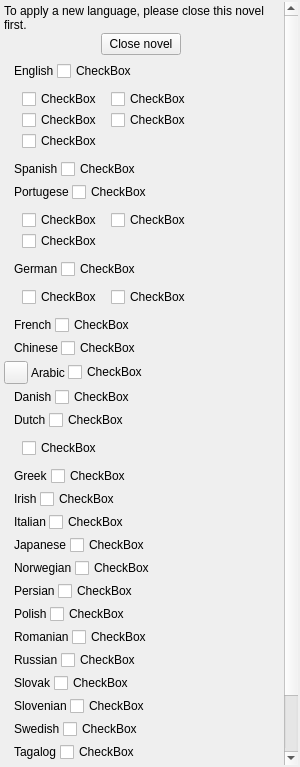
<?xml version="1.0" encoding="UTF-8"?>
<ui version="4.0">
 <class>ManuscriptContextMenuWidget</class>
 <widget class="QWidget" name="ManuscriptContextMenuWidget">
  <property name="geometry">
   <rect>
    <x>0</x>
    <y>0</y>
    <width>300</width>
    <height>767</height>
   </rect>
  </property>
  <property name="sizePolicy">
   <sizepolicy hsizetype="Preferred" vsizetype="Preferred">
    <horstretch>0</horstretch>
    <verstretch>0</verstretch>
   </sizepolicy>
  </property>
  <property name="minimumSize">
   <size>
    <width>200</width>
    <height>300</height>
   </size>
  </property>
  <property name="maximumSize">
   <size>
    <width>300</width>
    <height>16777215</height>
   </size>
  </property>
  <property name="windowTitle">
   <string>Form</string>
  </property>
  <property name="relaxed-white-bg" stdset="0">
   <bool>true</bool>
  </property>
  <layout class="QVBoxLayout" name="verticalLayout">
   <property name="spacing">
    <number>0</number>
   </property>
   <property name="leftMargin">
    <number>2</number>
   </property>
   <property name="topMargin">
    <number>2</number>
   </property>
   <property name="rightMargin">
    <number>2</number>
   </property>
   <property name="bottomMargin">
    <number>2</number>
   </property>
   <item>
    <widget class="QScrollArea" name="scrollArea">
     <property name="frameShape">
      <enum>QFrame::NoFrame</enum>
     </property>
     <property name="horizontalScrollBarPolicy">
      <enum>Qt::ScrollBarAlwaysOff</enum>
     </property>
     <property name="widgetResizable">
      <bool>true</bool>
     </property>
     <property name="transparent" stdset="0">
      <bool>true</bool>
     </property>
     <widget class="QWidget" name="scrollAreaWidgetContents">
      <property name="geometry">
       <rect>
        <x>0</x>
        <y>0</y>
        <width>282</width>
        <height>879</height>
       </rect>
      </property>
      <property name="relaxed-white-bg" stdset="0">
       <bool>true</bool>
      </property>
      <layout class="QVBoxLayout" name="verticalLayout_2">
       <property name="spacing">
        <number>3</number>
       </property>
       <property name="leftMargin">
        <number>2</number>
       </property>
       <property name="topMargin">
        <number>2</number>
       </property>
       <property name="rightMargin">
        <number>2</number>
       </property>
       <property name="bottomMargin">
        <number>2</number>
       </property>
       <item>
        <widget class="QWidget" name="wdgShutDown" native="true">
         <layout class="QVBoxLayout" name="verticalLayout_3">
          <property name="spacing">
           <number>1</number>
          </property>
          <property name="leftMargin">
           <number>0</number>
          </property>
          <property name="topMargin">
           <number>0</number>
          </property>
          <property name="rightMargin">
           <number>3</number>
          </property>
          <property name="bottomMargin">
           <number>3</number>
          </property>
          <item>
           <widget class="QLabel" name="lblShutdownHint">
            <property name="text">
             <string>To apply a new language, please close this novel first.</string>
            </property>
            <property name="wordWrap">
             <bool>true</bool>
            </property>
           </widget>
          </item>
          <item alignment="Qt::AlignHCenter">
           <widget class="QPushButton" name="btnShutDown">
            <property name="sizePolicy">
             <sizepolicy hsizetype="Maximum" vsizetype="Fixed">
              <horstretch>0</horstretch>
              <verstretch>0</verstretch>
             </sizepolicy>
            </property>
            <property name="cursor">
             <cursorShape>PointingHandCursor</cursorShape>
            </property>
            <property name="text">
             <string>Close novel</string>
            </property>
            <property name="base" stdset="0">
             <bool>true</bool>
            </property>
            <property name="highlighted" stdset="0">
             <bool>true</bool>
            </property>
           </widget>
          </item>
         </layout>
        </widget>
       </item>
       <item>
        <layout class="QHBoxLayout" name="horizontalLayout">
         <item>
          <widget class="Emoji" name="label_2">
           <property name="text">
            <string/>
           </property>
           <property name="emoji" stdset="0">
            <string>United_States</string>
           </property>
          </widget>
         </item>
         <item>
          <widget class="QLabel" name="label">
           <property name="text">
            <string>English</string>
           </property>
          </widget>
         </item>
         <item>
          <widget class="Toggle" name="cbEnglish">
           <property name="text">
            <string>CheckBox</string>
           </property>
           <attribute name="buttonGroup">
            <string notr="true">btnGroup</string>
           </attribute>
          </widget>
         </item>
         <item>
          <spacer name="horizontalSpacer">
           <property name="orientation">
            <enum>Qt::Horizontal</enum>
           </property>
           <property name="sizeHint" stdset="0">
            <size>
             <width>10</width>
             <height>20</height>
            </size>
           </property>
          </spacer>
         </item>
        </layout>
       </item>
       <item>
        <layout class="QGridLayout" name="gridLayout">
         <property name="leftMargin">
          <number>10</number>
         </property>
         <property name="topMargin">
          <number>5</number>
         </property>
         <property name="bottomMargin">
          <number>5</number>
         </property>
         <property name="spacing">
          <number>1</number>
         </property>
         <item row="0" column="5">
          <spacer name="horizontalSpacer_30">
           <property name="orientation">
            <enum>Qt::Horizontal</enum>
           </property>
           <property name="sizeHint" stdset="0">
            <size>
             <width>5</width>
             <height>20</height>
            </size>
           </property>
          </spacer>
         </item>
         <item row="1" column="1">
          <widget class="Toggle" name="cbEnglishNewZealand">
           <property name="text">
            <string>CheckBox</string>
           </property>
           <attribute name="buttonGroup">
            <string notr="true">btnGroup</string>
           </attribute>
          </widget>
         </item>
         <item row="1" column="3">
          <widget class="Toggle" name="cbEnglishAustralian">
           <property name="text">
            <string>CheckBox</string>
           </property>
           <attribute name="buttonGroup">
            <string notr="true">btnGroup</string>
           </attribute>
          </widget>
         </item>
         <item row="1" column="0">
          <widget class="Emoji" name="label_11">
           <property name="text">
            <string/>
           </property>
           <property name="emoji" stdset="0">
            <string>New_Zealand</string>
           </property>
          </widget>
         </item>
         <item row="0" column="1">
          <widget class="Toggle" name="cbEnglishBritish">
           <property name="text">
            <string>CheckBox</string>
           </property>
           <attribute name="buttonGroup">
            <string notr="true">btnGroup</string>
           </attribute>
          </widget>
         </item>
         <item row="0" column="3">
          <widget class="Toggle" name="cbEnglishCanadian">
           <property name="text">
            <string>CheckBox</string>
           </property>
           <attribute name="buttonGroup">
            <string notr="true">btnGroup</string>
           </attribute>
          </widget>
         </item>
         <item row="2" column="0">
          <widget class="Emoji" name="label_50">
           <property name="text">
            <string/>
           </property>
           <property name="emoji" stdset="0">
            <string>South_Africa</string>
           </property>
          </widget>
         </item>
         <item row="1" column="2">
          <widget class="Emoji" name="label_10">
           <property name="text">
            <string/>
           </property>
           <property name="emoji" stdset="0">
            <string>Australia</string>
           </property>
          </widget>
         </item>
         <item row="0" column="0">
          <widget class="Emoji" name="label_9">
           <property name="text">
            <string/>
           </property>
           <property name="emoji" stdset="0">
            <string>United_Kingdom</string>
           </property>
          </widget>
         </item>
         <item row="2" column="1">
          <widget class="Toggle" name="cbEnglishSouthAfrican">
           <property name="text">
            <string>CheckBox</string>
           </property>
           <attribute name="buttonGroup">
            <string notr="true">btnGroup</string>
           </attribute>
          </widget>
         </item>
         <item row="0" column="2">
          <widget class="Emoji" name="label_12">
           <property name="text">
            <string/>
           </property>
           <property name="emoji" stdset="0">
            <string>Canada</string>
           </property>
          </widget>
         </item>
        </layout>
       </item>
       <item>
        <layout class="QHBoxLayout" name="horizontalLayout_7"/>
       </item>
       <item>
        <layout class="QHBoxLayout" name="horizontalLayout_3">
         <item>
          <widget class="Emoji" name="label_5">
           <property name="text">
            <string/>
           </property>
           <property name="emoji" stdset="0">
            <string>Spain</string>
           </property>
          </widget>
         </item>
         <item>
          <widget class="QLabel" name="label_6">
           <property name="text">
            <string>Spanish</string>
           </property>
          </widget>
         </item>
         <item>
          <widget class="Toggle" name="cbSpanish">
           <property name="text">
            <string>CheckBox</string>
           </property>
           <attribute name="buttonGroup">
            <string notr="true">btnGroup</string>
           </attribute>
          </widget>
         </item>
         <item>
          <spacer name="horizontalSpacer_2">
           <property name="orientation">
            <enum>Qt::Horizontal</enum>
           </property>
           <property name="sizeHint" stdset="0">
            <size>
             <width>10</width>
             <height>20</height>
            </size>
           </property>
          </spacer>
         </item>
        </layout>
       </item>
       <item>
        <layout class="QHBoxLayout" name="horizontalLayout_8">
         <item>
          <widget class="Emoji" name="label_13">
           <property name="text">
            <string/>
           </property>
           <property name="emoji" stdset="0">
            <string>Portugal</string>
           </property>
          </widget>
         </item>
         <item>
          <widget class="QLabel" name="label_14">
           <property name="text">
            <string>Portugese</string>
           </property>
          </widget>
         </item>
         <item>
          <widget class="Toggle" name="cbPortugese">
           <property name="text">
            <string>CheckBox</string>
           </property>
           <attribute name="buttonGroup">
            <string notr="true">btnGroup</string>
           </attribute>
          </widget>
         </item>
         <item>
          <spacer name="horizontalSpacer_7">
           <property name="orientation">
            <enum>Qt::Horizontal</enum>
           </property>
           <property name="sizeHint" stdset="0">
            <size>
             <width>10</width>
             <height>20</height>
            </size>
           </property>
          </spacer>
         </item>
        </layout>
       </item>
       <item>
        <layout class="QGridLayout" name="gridLayout_2">
         <property name="leftMargin">
          <number>10</number>
         </property>
         <property name="topMargin">
          <number>5</number>
         </property>
         <property name="bottomMargin">
          <number>5</number>
         </property>
         <property name="spacing">
          <number>1</number>
         </property>
         <item row="0" column="1">
          <widget class="Toggle" name="cbPortugeseBrazil">
           <property name="text">
            <string>CheckBox</string>
           </property>
           <attribute name="buttonGroup">
            <string notr="true">btnGroup</string>
           </attribute>
          </widget>
         </item>
         <item row="1" column="0">
          <widget class="Emoji" name="label_53">
           <property name="text">
            <string/>
           </property>
           <property name="emoji" stdset="0">
            <string>Mozambique</string>
           </property>
          </widget>
         </item>
         <item row="0" column="2">
          <widget class="Emoji" name="label_51">
           <property name="text">
            <string/>
           </property>
           <property name="emoji" stdset="0">
            <string>Angola</string>
           </property>
          </widget>
         </item>
         <item row="0" column="0">
          <widget class="Emoji" name="label_52">
           <property name="text">
            <string/>
           </property>
           <property name="emoji" stdset="0">
            <string>Brazil</string>
           </property>
          </widget>
         </item>
         <item row="0" column="3">
          <widget class="Toggle" name="cbPortugeseAngola">
           <property name="text">
            <string>CheckBox</string>
           </property>
           <attribute name="buttonGroup">
            <string notr="true">btnGroup</string>
           </attribute>
          </widget>
         </item>
         <item row="1" column="1">
          <widget class="Toggle" name="cbPortugeseMozambique">
           <property name="text">
            <string>CheckBox</string>
           </property>
           <attribute name="buttonGroup">
            <string notr="true">btnGroup</string>
           </attribute>
          </widget>
         </item>
         <item row="0" column="5">
          <spacer name="horizontalSpacer_5">
           <property name="orientation">
            <enum>Qt::Horizontal</enum>
           </property>
           <property name="sizeHint" stdset="0">
            <size>
             <width>5</width>
             <height>20</height>
            </size>
           </property>
          </spacer>
         </item>
        </layout>
       </item>
       <item>
        <layout class="QHBoxLayout" name="horizontalLayout_4">
         <item>
          <widget class="Emoji" name="label_7">
           <property name="text">
            <string/>
           </property>
           <property name="emoji" stdset="0">
            <string>Germany</string>
           </property>
          </widget>
         </item>
         <item>
          <widget class="QLabel" name="label_8">
           <property name="text">
            <string>German</string>
           </property>
          </widget>
         </item>
         <item>
          <widget class="Toggle" name="cbGerman">
           <property name="text">
            <string>CheckBox</string>
           </property>
           <attribute name="buttonGroup">
            <string notr="true">btnGroup</string>
           </attribute>
          </widget>
         </item>
         <item>
          <spacer name="horizontalSpacer_3">
           <property name="orientation">
            <enum>Qt::Horizontal</enum>
           </property>
           <property name="sizeHint" stdset="0">
            <size>
             <width>10</width>
             <height>20</height>
            </size>
           </property>
          </spacer>
         </item>
        </layout>
       </item>
       <item>
        <layout class="QGridLayout" name="gridLayout_3">
         <property name="leftMargin">
          <number>10</number>
         </property>
         <property name="topMargin">
          <number>5</number>
         </property>
         <property name="bottomMargin">
          <number>5</number>
         </property>
         <property name="spacing">
          <number>1</number>
         </property>
         <item row="0" column="2">
          <widget class="Emoji" name="label_54">
           <property name="text">
            <string/>
           </property>
           <property name="emoji" stdset="0">
            <string>Switzerland</string>
           </property>
          </widget>
         </item>
         <item row="0" column="4">
          <spacer name="horizontalSpacer_27">
           <property name="orientation">
            <enum>Qt::Horizontal</enum>
           </property>
           <property name="sizeHint" stdset="0">
            <size>
             <width>5</width>
             <height>20</height>
            </size>
           </property>
          </spacer>
         </item>
         <item row="0" column="1">
          <widget class="Toggle" name="cbGermanAustrian">
           <property name="text">
            <string>CheckBox</string>
           </property>
           <attribute name="buttonGroup">
            <string notr="true">btnGroup</string>
           </attribute>
          </widget>
         </item>
         <item row="0" column="0">
          <widget class="Emoji" name="label_55">
           <property name="text">
            <string/>
           </property>
           <property name="emoji" stdset="0">
            <string>Austria</string>
           </property>
          </widget>
         </item>
         <item row="0" column="3">
          <widget class="Toggle" name="cbGermanSwiss">
           <property name="text">
            <string>CheckBox</string>
           </property>
           <attribute name="buttonGroup">
            <string notr="true">btnGroup</string>
           </attribute>
          </widget>
         </item>
        </layout>
       </item>
       <item>
        <layout class="QHBoxLayout" name="horizontalLayout_2">
         <item>
          <widget class="Emoji" name="label_3">
           <property name="text">
            <string/>
           </property>
           <property name="emoji" stdset="0">
            <string>France</string>
           </property>
          </widget>
         </item>
         <item>
          <widget class="QLabel" name="label_4">
           <property name="text">
            <string>French</string>
           </property>
          </widget>
         </item>
         <item>
          <widget class="Toggle" name="cbFrench">
           <property name="text">
            <string>CheckBox</string>
           </property>
           <attribute name="buttonGroup">
            <string notr="true">btnGroup</string>
           </attribute>
          </widget>
         </item>
         <item>
          <spacer name="horizontalSpacer_4">
           <property name="orientation">
            <enum>Qt::Horizontal</enum>
           </property>
           <property name="sizeHint" stdset="0">
            <size>
             <width>10</width>
             <height>20</height>
            </size>
           </property>
          </spacer>
         </item>
        </layout>
       </item>
       <item>
        <layout class="QHBoxLayout" name="horizontalLayout_5">
         <item>
          <widget class="Emoji" name="label_15">
           <property name="text">
            <string/>
           </property>
           <property name="emoji" stdset="0">
            <string>China</string>
           </property>
          </widget>
         </item>
         <item>
          <widget class="QLabel" name="label_16">
           <property name="text">
            <string>Chinese</string>
           </property>
          </widget>
         </item>
         <item>
          <widget class="Toggle" name="cbChinese">
           <property name="text">
            <string>CheckBox</string>
           </property>
           <attribute name="buttonGroup">
            <string notr="true">btnGroup</string>
           </attribute>
          </widget>
         </item>
         <item>
          <spacer name="horizontalSpacer_8">
           <property name="orientation">
            <enum>Qt::Horizontal</enum>
           </property>
           <property name="sizeHint" stdset="0">
            <size>
             <width>10</width>
             <height>20</height>
            </size>
           </property>
          </spacer>
         </item>
        </layout>
       </item>
       <item>
        <layout class="QHBoxLayout" name="horizontalLayout_9">
         <property name="leftMargin">
          <number>0</number>
         </property>
         <item>
          <widget class="QToolButton" name="btnArabicIcon">
           <property name="text">
            <string/>
           </property>
           <property name="transparent" stdset="0">
            <bool>true</bool>
           </property>
          </widget>
         </item>
         <item>
          <widget class="QLabel" name="label_17">
           <property name="text">
            <string>Arabic</string>
           </property>
          </widget>
         </item>
         <item>
          <widget class="Toggle" name="cbArabic">
           <property name="text">
            <string>CheckBox</string>
           </property>
           <attribute name="buttonGroup">
            <string notr="true">btnGroup</string>
           </attribute>
          </widget>
         </item>
         <item>
          <spacer name="horizontalSpacer_9">
           <property name="orientation">
            <enum>Qt::Horizontal</enum>
           </property>
           <property name="sizeHint" stdset="0">
            <size>
             <width>10</width>
             <height>20</height>
            </size>
           </property>
          </spacer>
         </item>
        </layout>
       </item>
       <item>
        <layout class="QHBoxLayout" name="horizontalLayout_10">
         <item>
          <widget class="Emoji" name="label_18">
           <property name="text">
            <string/>
           </property>
           <property name="emoji" stdset="0">
            <string>Denmark</string>
           </property>
          </widget>
         </item>
         <item>
          <widget class="QLabel" name="label_19">
           <property name="text">
            <string>Danish</string>
           </property>
          </widget>
         </item>
         <item>
          <widget class="Toggle" name="cbDanish">
           <property name="text">
            <string>CheckBox</string>
           </property>
           <attribute name="buttonGroup">
            <string notr="true">btnGroup</string>
           </attribute>
          </widget>
         </item>
         <item>
          <spacer name="horizontalSpacer_10">
           <property name="orientation">
            <enum>Qt::Horizontal</enum>
           </property>
           <property name="sizeHint" stdset="0">
            <size>
             <width>10</width>
             <height>20</height>
            </size>
           </property>
          </spacer>
         </item>
        </layout>
       </item>
       <item>
        <layout class="QHBoxLayout" name="horizontalLayout_11">
         <item>
          <widget class="Emoji" name="label_20">
           <property name="text">
            <string/>
           </property>
           <property name="emoji" stdset="0">
            <string>Netherlands</string>
           </property>
          </widget>
         </item>
         <item>
          <widget class="QLabel" name="label_21">
           <property name="text">
            <string>Dutch</string>
           </property>
          </widget>
         </item>
         <item>
          <widget class="Toggle" name="cbDutch">
           <property name="text">
            <string>CheckBox</string>
           </property>
           <attribute name="buttonGroup">
            <string notr="true">btnGroup</string>
           </attribute>
          </widget>
         </item>
         <item>
          <spacer name="horizontalSpacer_11">
           <property name="orientation">
            <enum>Qt::Horizontal</enum>
           </property>
           <property name="sizeHint" stdset="0">
            <size>
             <width>10</width>
             <height>20</height>
            </size>
           </property>
          </spacer>
         </item>
        </layout>
       </item>
       <item>
        <layout class="QGridLayout" name="gridLayout_4">
         <property name="leftMargin">
          <number>10</number>
         </property>
         <property name="topMargin">
          <number>5</number>
         </property>
         <property name="bottomMargin">
          <number>5</number>
         </property>
         <property name="spacing">
          <number>1</number>
         </property>
         <item row="0" column="0">
          <widget class="Emoji" name="label_56">
           <property name="text">
            <string/>
           </property>
           <property name="emoji" stdset="0">
            <string>Belgium</string>
           </property>
          </widget>
         </item>
         <item row="0" column="2">
          <spacer name="horizontalSpacer_29">
           <property name="orientation">
            <enum>Qt::Horizontal</enum>
           </property>
           <property name="sizeHint" stdset="0">
            <size>
             <width>10</width>
             <height>20</height>
            </size>
           </property>
          </spacer>
         </item>
         <item row="0" column="1">
          <widget class="Toggle" name="cbDutchBelgian">
           <property name="text">
            <string>CheckBox</string>
           </property>
           <attribute name="buttonGroup">
            <string notr="true">btnGroup</string>
           </attribute>
          </widget>
         </item>
        </layout>
       </item>
       <item>
        <layout class="QHBoxLayout" name="horizontalLayout_12">
         <item>
          <widget class="Emoji" name="label_22">
           <property name="text">
            <string/>
           </property>
           <property name="emoji" stdset="0">
            <string>Greece</string>
           </property>
          </widget>
         </item>
         <item>
          <widget class="QLabel" name="label_23">
           <property name="text">
            <string>Greek</string>
           </property>
          </widget>
         </item>
         <item>
          <widget class="Toggle" name="cbGreek">
           <property name="text">
            <string>CheckBox</string>
           </property>
           <attribute name="buttonGroup">
            <string notr="true">btnGroup</string>
           </attribute>
          </widget>
         </item>
         <item>
          <spacer name="horizontalSpacer_12">
           <property name="orientation">
            <enum>Qt::Horizontal</enum>
           </property>
           <property name="sizeHint" stdset="0">
            <size>
             <width>10</width>
             <height>20</height>
            </size>
           </property>
          </spacer>
         </item>
        </layout>
       </item>
       <item>
        <layout class="QHBoxLayout" name="horizontalLayout_13">
         <item>
          <widget class="Emoji" name="label_24">
           <property name="text">
            <string/>
           </property>
           <property name="emoji" stdset="0">
            <string>Ireland</string>
           </property>
          </widget>
         </item>
         <item>
          <widget class="QLabel" name="label_25">
           <property name="text">
            <string>Irish</string>
           </property>
          </widget>
         </item>
         <item>
          <widget class="Toggle" name="cbIrish">
           <property name="text">
            <string>CheckBox</string>
           </property>
           <attribute name="buttonGroup">
            <string notr="true">btnGroup</string>
           </attribute>
          </widget>
         </item>
         <item>
          <spacer name="horizontalSpacer_13">
           <property name="orientation">
            <enum>Qt::Horizontal</enum>
           </property>
           <property name="sizeHint" stdset="0">
            <size>
             <width>10</width>
             <height>20</height>
            </size>
           </property>
          </spacer>
         </item>
        </layout>
       </item>
       <item>
        <layout class="QHBoxLayout" name="horizontalLayout_14">
         <item>
          <widget class="Emoji" name="label_26">
           <property name="text">
            <string/>
           </property>
           <property name="emoji" stdset="0">
            <string>Italy</string>
           </property>
          </widget>
         </item>
         <item>
          <widget class="QLabel" name="label_27">
           <property name="text">
            <string>Italian</string>
           </property>
          </widget>
         </item>
         <item>
          <widget class="Toggle" name="cbItalian">
           <property name="text">
            <string>CheckBox</string>
           </property>
           <attribute name="buttonGroup">
            <string notr="true">btnGroup</string>
           </attribute>
          </widget>
         </item>
         <item>
          <spacer name="horizontalSpacer_14">
           <property name="orientation">
            <enum>Qt::Horizontal</enum>
           </property>
           <property name="sizeHint" stdset="0">
            <size>
             <width>10</width>
             <height>20</height>
            </size>
           </property>
          </spacer>
         </item>
        </layout>
       </item>
       <item>
        <layout class="QHBoxLayout" name="horizontalLayout_15">
         <item>
          <widget class="Emoji" name="label_28">
           <property name="text">
            <string/>
           </property>
           <property name="emoji" stdset="0">
            <string>Japan</string>
           </property>
          </widget>
         </item>
         <item>
          <widget class="QLabel" name="label_29">
           <property name="text">
            <string>Japanese</string>
           </property>
          </widget>
         </item>
         <item>
          <widget class="Toggle" name="cbJapanese">
           <property name="text">
            <string>CheckBox</string>
           </property>
           <attribute name="buttonGroup">
            <string notr="true">btnGroup</string>
           </attribute>
          </widget>
         </item>
         <item>
          <spacer name="horizontalSpacer_15">
           <property name="orientation">
            <enum>Qt::Horizontal</enum>
           </property>
           <property name="sizeHint" stdset="0">
            <size>
             <width>10</width>
             <height>20</height>
            </size>
           </property>
          </spacer>
         </item>
        </layout>
       </item>
       <item>
        <layout class="QHBoxLayout" name="horizontalLayout_16">
         <item>
          <widget class="Emoji" name="label_30">
           <property name="text">
            <string/>
           </property>
           <property name="emoji" stdset="0">
            <string>Norway</string>
           </property>
          </widget>
         </item>
         <item>
          <widget class="QLabel" name="label_31">
           <property name="text">
            <string>Norwegian</string>
           </property>
          </widget>
         </item>
         <item>
          <widget class="Toggle" name="cbNorwegian">
           <property name="text">
            <string>CheckBox</string>
           </property>
           <attribute name="buttonGroup">
            <string notr="true">btnGroup</string>
           </attribute>
          </widget>
         </item>
         <item>
          <spacer name="horizontalSpacer_16">
           <property name="orientation">
            <enum>Qt::Horizontal</enum>
           </property>
           <property name="sizeHint" stdset="0">
            <size>
             <width>10</width>
             <height>20</height>
            </size>
           </property>
          </spacer>
         </item>
        </layout>
       </item>
       <item>
        <layout class="QHBoxLayout" name="horizontalLayout_17">
         <item>
          <widget class="Emoji" name="label_32">
           <property name="text">
            <string/>
           </property>
           <property name="emoji" stdset="0">
            <string>Iran</string>
           </property>
          </widget>
         </item>
         <item>
          <widget class="QLabel" name="label_33">
           <property name="text">
            <string>Persian</string>
           </property>
          </widget>
         </item>
         <item>
          <widget class="Toggle" name="cbPersian">
           <property name="text">
            <string>CheckBox</string>
           </property>
           <attribute name="buttonGroup">
            <string notr="true">btnGroup</string>
           </attribute>
          </widget>
         </item>
         <item>
          <spacer name="horizontalSpacer_17">
           <property name="orientation">
            <enum>Qt::Horizontal</enum>
           </property>
           <property name="sizeHint" stdset="0">
            <size>
             <width>10</width>
             <height>20</height>
            </size>
           </property>
          </spacer>
         </item>
        </layout>
       </item>
       <item>
        <layout class="QHBoxLayout" name="horizontalLayout_18">
         <item>
          <widget class="Emoji" name="label_34">
           <property name="text">
            <string/>
           </property>
           <property name="emoji" stdset="0">
            <string>Poland</string>
           </property>
          </widget>
         </item>
         <item>
          <widget class="QLabel" name="label_35">
           <property name="text">
            <string>Polish</string>
           </property>
          </widget>
         </item>
         <item>
          <widget class="Toggle" name="cbPolish">
           <property name="text">
            <string>CheckBox</string>
           </property>
           <attribute name="buttonGroup">
            <string notr="true">btnGroup</string>
           </attribute>
          </widget>
         </item>
         <item>
          <spacer name="horizontalSpacer_18">
           <property name="orientation">
            <enum>Qt::Horizontal</enum>
           </property>
           <property name="sizeHint" stdset="0">
            <size>
             <width>10</width>
             <height>20</height>
            </size>
           </property>
          </spacer>
         </item>
        </layout>
       </item>
       <item>
        <layout class="QHBoxLayout" name="horizontalLayout_19">
         <item>
          <widget class="Emoji" name="label_36">
           <property name="text">
            <string/>
           </property>
           <property name="emoji" stdset="0">
            <string>Romania</string>
           </property>
          </widget>
         </item>
         <item>
          <widget class="QLabel" name="label_37">
           <property name="text">
            <string>Romanian</string>
           </property>
          </widget>
         </item>
         <item>
          <widget class="Toggle" name="cbRomanian">
           <property name="text">
            <string>CheckBox</string>
           </property>
           <attribute name="buttonGroup">
            <string notr="true">btnGroup</string>
           </attribute>
          </widget>
         </item>
         <item>
          <spacer name="horizontalSpacer_19">
           <property name="orientation">
            <enum>Qt::Horizontal</enum>
           </property>
           <property name="sizeHint" stdset="0">
            <size>
             <width>10</width>
             <height>20</height>
            </size>
           </property>
          </spacer>
         </item>
        </layout>
       </item>
       <item>
        <layout class="QHBoxLayout" name="horizontalLayout_20">
         <item>
          <widget class="Emoji" name="label_38">
           <property name="text">
            <string/>
           </property>
           <property name="emoji" stdset="0">
            <string>Russia</string>
           </property>
          </widget>
         </item>
         <item>
          <widget class="QLabel" name="label_39">
           <property name="text">
            <string>Russian</string>
           </property>
          </widget>
         </item>
         <item>
          <widget class="Toggle" name="cbRussian">
           <property name="text">
            <string>CheckBox</string>
           </property>
           <attribute name="buttonGroup">
            <string notr="true">btnGroup</string>
           </attribute>
          </widget>
         </item>
         <item>
          <spacer name="horizontalSpacer_20">
           <property name="orientation">
            <enum>Qt::Horizontal</enum>
           </property>
           <property name="sizeHint" stdset="0">
            <size>
             <width>10</width>
             <height>20</height>
            </size>
           </property>
          </spacer>
         </item>
        </layout>
       </item>
       <item>
        <layout class="QHBoxLayout" name="horizontalLayout_21">
         <item>
          <widget class="Emoji" name="label_40">
           <property name="text">
            <string/>
           </property>
           <property name="emoji" stdset="0">
            <string>Slovakia</string>
           </property>
          </widget>
         </item>
         <item>
          <widget class="QLabel" name="label_41">
           <property name="text">
            <string>Slovak</string>
           </property>
          </widget>
         </item>
         <item>
          <widget class="Toggle" name="cbSlovak">
           <property name="text">
            <string>CheckBox</string>
           </property>
           <attribute name="buttonGroup">
            <string notr="true">btnGroup</string>
           </attribute>
          </widget>
         </item>
         <item>
          <spacer name="horizontalSpacer_21">
           <property name="orientation">
            <enum>Qt::Horizontal</enum>
           </property>
           <property name="sizeHint" stdset="0">
            <size>
             <width>10</width>
             <height>20</height>
            </size>
           </property>
          </spacer>
         </item>
        </layout>
       </item>
       <item>
        <layout class="QHBoxLayout" name="horizontalLayout_22">
         <item>
          <widget class="Emoji" name="label_42">
           <property name="text">
            <string/>
           </property>
           <property name="emoji" stdset="0">
            <string>Slovenia</string>
           </property>
          </widget>
         </item>
         <item>
          <widget class="QLabel" name="label_43">
           <property name="text">
            <string>Slovenian</string>
           </property>
          </widget>
         </item>
         <item>
          <widget class="Toggle" name="cbSlovenian">
           <property name="text">
            <string>CheckBox</string>
           </property>
           <attribute name="buttonGroup">
            <string notr="true">btnGroup</string>
           </attribute>
          </widget>
         </item>
         <item>
          <spacer name="horizontalSpacer_22">
           <property name="orientation">
            <enum>Qt::Horizontal</enum>
           </property>
           <property name="sizeHint" stdset="0">
            <size>
             <width>10</width>
             <height>20</height>
            </size>
           </property>
          </spacer>
         </item>
        </layout>
       </item>
       <item>
        <layout class="QHBoxLayout" name="horizontalLayout_23">
         <item>
          <widget class="Emoji" name="label_44">
           <property name="text">
            <string/>
           </property>
           <property name="emoji" stdset="0">
            <string>Sweden</string>
           </property>
          </widget>
         </item>
         <item>
          <widget class="QLabel" name="label_45">
           <property name="text">
            <string>Swedish</string>
           </property>
          </widget>
         </item>
         <item>
          <widget class="Toggle" name="cbSwedish">
           <property name="text">
            <string>CheckBox</string>
           </property>
           <attribute name="buttonGroup">
            <string notr="true">btnGroup</string>
           </attribute>
          </widget>
         </item>
         <item>
          <spacer name="horizontalSpacer_23">
           <property name="orientation">
            <enum>Qt::Horizontal</enum>
           </property>
           <property name="sizeHint" stdset="0">
            <size>
             <width>10</width>
             <height>20</height>
            </size>
           </property>
          </spacer>
         </item>
        </layout>
       </item>
       <item>
        <layout class="QHBoxLayout" name="horizontalLayout_24">
         <item>
          <widget class="Emoji" name="label_46">
           <property name="text">
            <string/>
           </property>
           <property name="emoji" stdset="0">
            <string>Philippines</string>
           </property>
          </widget>
         </item>
         <item>
          <widget class="QLabel" name="label_47">
           <property name="text">
            <string>Tagalog</string>
           </property>
          </widget>
         </item>
         <item>
          <widget class="Toggle" name="cbTagalog">
           <property name="text">
            <string>CheckBox</string>
           </property>
           <attribute name="buttonGroup">
            <string notr="true">btnGroup</string>
           </attribute>
          </widget>
         </item>
         <item>
          <spacer name="horizontalSpacer_24">
           <property name="orientation">
            <enum>Qt::Horizontal</enum>
           </property>
           <property name="sizeHint" stdset="0">
            <size>
             <width>10</width>
             <height>20</height>
            </size>
           </property>
          </spacer>
         </item>
        </layout>
       </item>
       <item>
        <layout class="QHBoxLayout" name="horizontalLayout_25">
         <item>
          <widget class="Emoji" name="label_48">
           <property name="text">
            <string/>
           </property>
           <property name="emoji" stdset="0">
            <string>Ukraine</string>
           </property>
          </widget>
         </item>
         <item>
          <widget class="QLabel" name="label_49">
           <property name="text">
            <string>Ukrainian</string>
           </property>
          </widget>
         </item>
         <item>
          <widget class="Toggle" name="cbUkrainian">
           <property name="text">
            <string>CheckBox</string>
           </property>
           <attribute name="buttonGroup">
            <string notr="true">btnGroup</string>
           </attribute>
          </widget>
         </item>
         <item>
          <spacer name="horizontalSpacer_25">
           <property name="orientation">
            <enum>Qt::Horizontal</enum>
           </property>
           <property name="sizeHint" stdset="0">
            <size>
             <width>10</width>
             <height>20</height>
            </size>
           </property>
          </spacer>
         </item>
        </layout>
       </item>
       <item>
        <spacer name="verticalSpacer">
         <property name="orientation">
          <enum>Qt::Vertical</enum>
         </property>
         <property name="sizeHint" stdset="0">
          <size>
           <width>20</width>
           <height>40</height>
          </size>
         </property>
        </spacer>
       </item>
      </layout>
     </widget>
    </widget>
   </item>
  </layout>
 </widget>
 <customwidgets>
  <customwidget>
   <class>Emoji</class>
   <extends>QLabel</extends>
   <header>plotlyst.view.widget.display</header>
  </customwidget>
  <customwidget>
   <class>Toggle</class>
   <extends>QCheckBox</extends>
   <header>plotlyst.view.widget.input</header>
  </customwidget>
 </customwidgets>
 <resources/>
 <connections/>
 <buttongroups>
  <buttongroup name="btnGroup"/>
 </buttongroups>
</ui>
